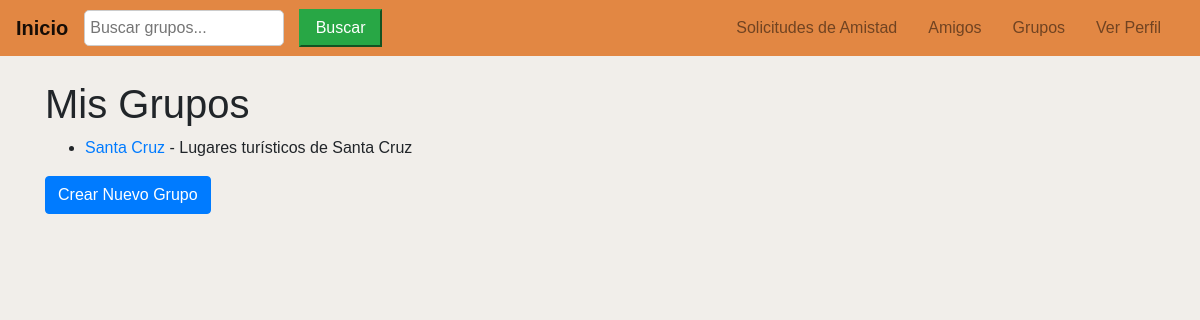
Before: /inicio/grupos/ (signed in) with the older database file.
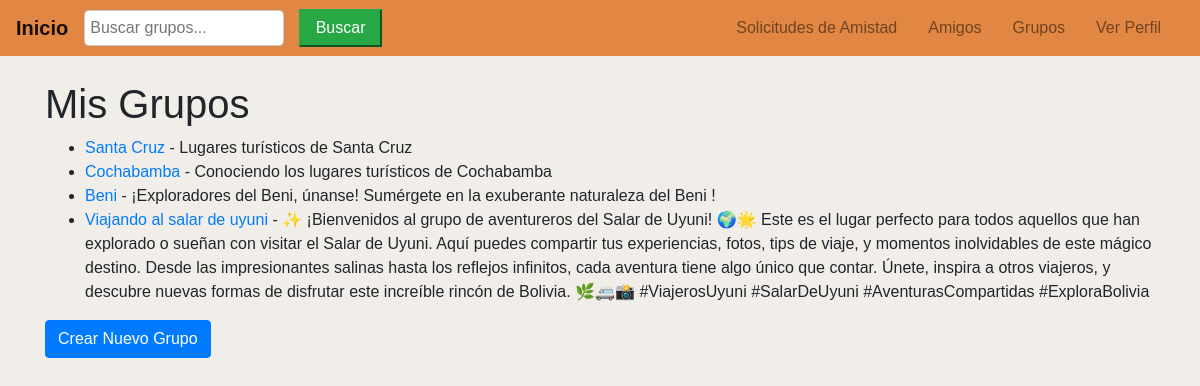
After: the same page with the newer database file.
### inicio/models.py (models this page shows, shortened)
class Grupo(models.Model):
    nombre = models.CharField(max_length=255)
    descripcion = models.TextField()
    creador = models.ForeignKey(Usuario, on_delete=models.CASCADE)
    miembros = models.ManyToManyField(Usuario, related_name='grupos')
    fecha_creacion = models.DateTimeField(auto_now_add=True)

### inicio/views.py (the view)
# urls.py: path('grupos/', views.grupos_usuario, name='grupos_usuario'),
def grupos_usuario(request):
    user = request.user
    grupos = Grupo.objects.filter(miembros=request.user)  # Filtra los grupos en los que el usuario está
    return render(request, 'grupos/grupos_usuario.html', {'grupos': grupos})

### inicio/templates/grupos/grupos_usuario.html
{% extends 'base.html' %}
{% load static %}
{% block content %}
<div class="container mt-4">
<h1>Mis Grupos</h1>
<ul>
    {% for grupo in grupos %}
        <li>
            <a href="{% url 'detalle_grupo' grupo.id %}">{{ grupo.nombre }}</a> - {{ grupo.descripcion }}
        </li>
    {% empty %}
    <li>No estás en ningún grupo.</li>
    {% endfor %}
</ul>
<a href="{% url 'crear_grupo' %}" class="btn btn-primary">Crear Nuevo Grupo</a>
</div>
{% endblock %}

### inicio/templates/base.html (shortened to what this page needs)
{% load static %}
<!DOCTYPE html>
<html lang="en">
<head>
    <link href="https://stackpath.bootstrapcdn.com/bootstrap/4.5.2/css/bootstrap.min.css" rel="stylesheet">
    <link rel="stylesheet" href="https://cdnjs.cloudflare.com/ajax/libs/bootstrap-icons/1.11.1/font/bootstrap-icons.min.css">
    <link rel="stylesheet" href="{% static 'css/style.css' %}">
</head>
<body>
    <nav class="navbar navbar-expand-lg navbar-light mi-navbar">
        <a class="navbar-brand" href="{% url 'lista_publicaciones' %}">Inicio</a>
        <form method="GET" action="{% url 'buscar_grupo' %}" class="search-form">
            <input type="text" name="buscar" placeholder="Buscar grupos..." value= "{{request.GET.buscar}}">
              <button type="submit" class= "boton btn-success search-button">
                 Buscar
              </button>
        </form>
        <div class="collapse navbar-collapse" id="navbarNav">
            <ul class="navbar-nav ml-auto">
                <li class="nav-item">
                    <a class="nav-link" href="{% url 'solicitudes_amistad' %}">Solicitudes de Amistad</a>
                </li>
                <li class="nav-item">
                    <a class="nav-link" href="{% url 'lista_amigos' %}">Amigos</a>
                </li>
                <li class="nav-item">
                    <a class="nav-link" href="{% url 'grupos_usuario' %}">Grupos</a>
                </li>
                <li class="nav-item">
                    <a class="nav-link" href="{% url 'ver_perfil' usuario_id=request.user.id %}">Ver Perfil</a>
                </li>
            </ul>
        </div>
    </nav>
    {% block content %}
    {% endblock %}
</body>
</html>

### static/css/style.css (style rules this page uses)
body { background-color: #f1eeea; font-family: 'Arial', sans-serif; }
.mi-navbar { background-color: #e28743; }
.navbar-brand { color: #fff; font-weight: bold; }
.navbar-nav .nav-link { color: #ddd; margin-right: 15px; }
.boton { margin-left: 10px; padding: 5px 15px; }
input[type="text"] { border: 1px solid #ccc; border-radius: 5px; padding: 5px; width: 200px; }
.container { margin-top: 20px; }

Changed rows visible on the page:
added Grupo: nombre "Cochabamba", descripcion "Conociendo los lugares turísticos de Cochabamba"
added Grupo: nombre "Beni", descripcion "¡Exploradores del Beni, únanse! Sumérgete en la exuberante naturaleza del Beni !"
added Grupo: nombre "Viajando al salar de uyuni", descripcion "✨ ¡Bienvenidos al grupo de aventureros del Salar de Uyuni! 🌍🌟 Este es el lugar perfecto para todos aquellos que han explorado o sueñan con visitar el Salar de Uyuni. Aquí puedes compartir tus experiencias, fotos, tips de viaje, y momentos inolvidables de este mágico destino. Desde las impresionantes salinas hasta los reflejos infinitos, cada aventura tiene algo único que contar. Únete, inspira a otros viajeros, y descubre nuevas formas de disfrutar este increíble rincón de Bolivia. 🌿🚐📸 #ViajerosUyuni #SalarDeUyuni #AventurasCompartidas #ExploraBolivia"
